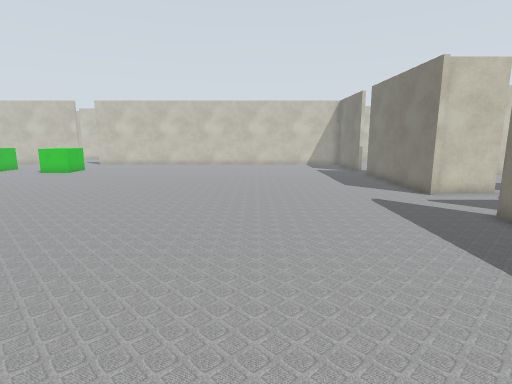
view 1 (above)

20 first-person views from a walk through a robot-simulator world made for Gazebo. The camera is 1.2 m above the floor, tilts 10° down and sees 80° across. The lines on the ground mark 1 m squares. The floor is counted in squares, 0.5 m on a side. Each view is taken from the middle of a square. On the plan, view 1 faces up. The plan holds only what a view shows up to about 18 squares ahead; the rest is blank. The place goes on beyond the plan.

view 2
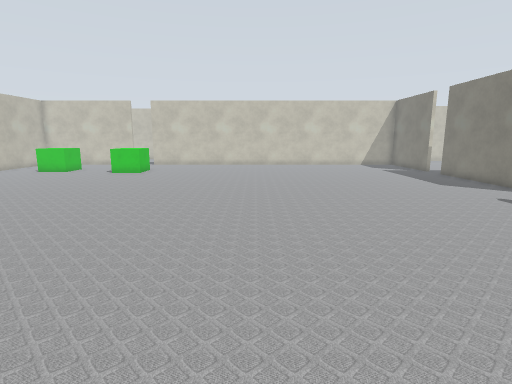

view 3
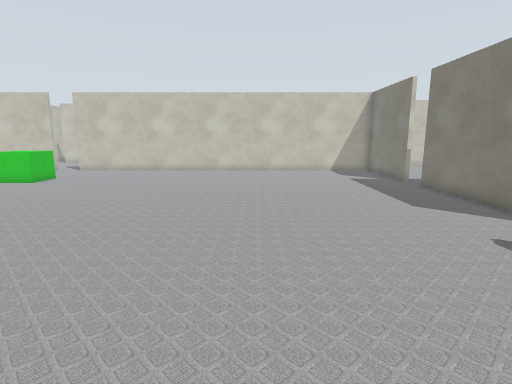

view 4
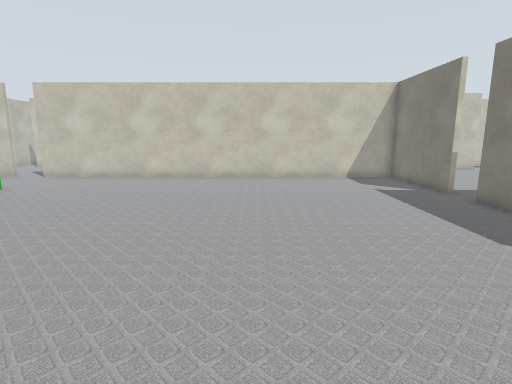

view 5
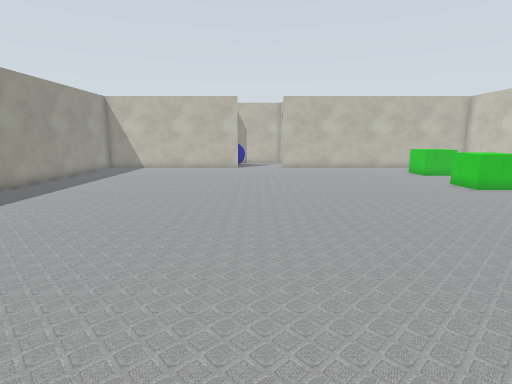

view 6
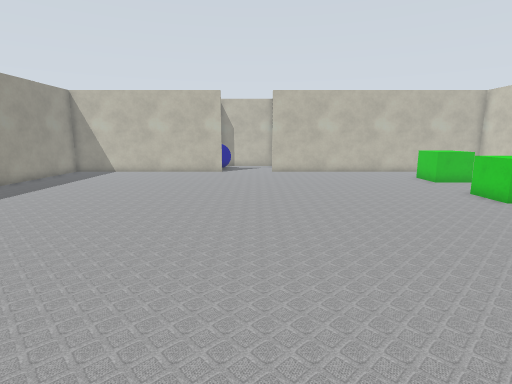

view 7
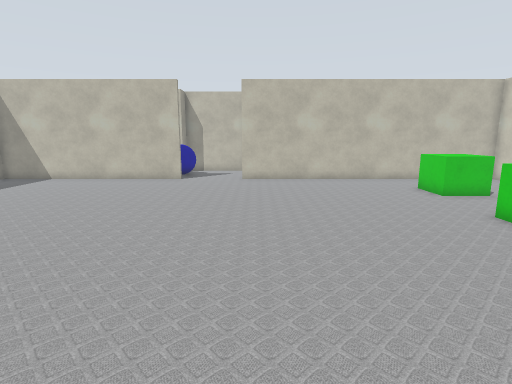

view 8
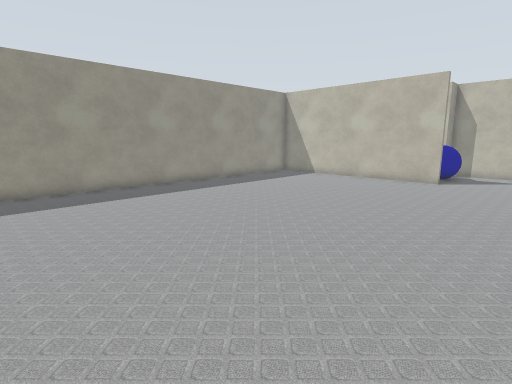

view 9
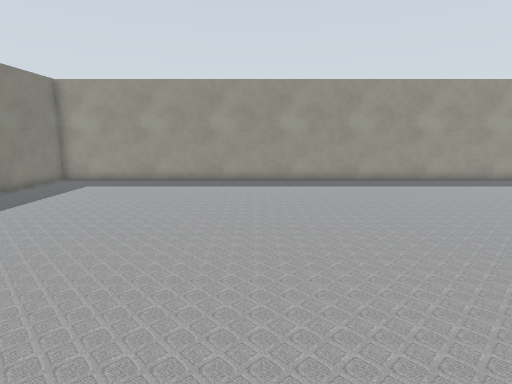

view 10
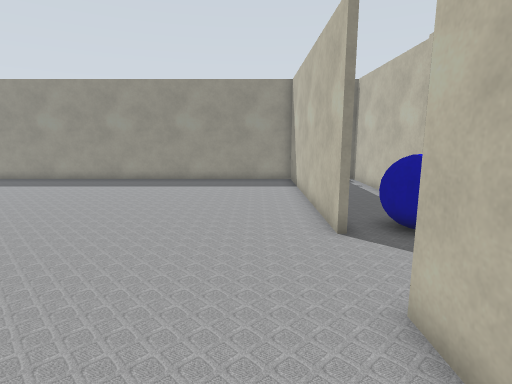

view 11
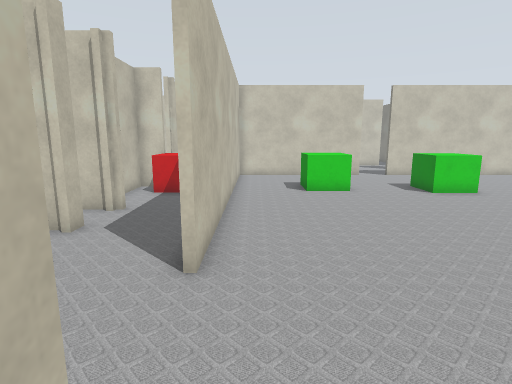

view 12
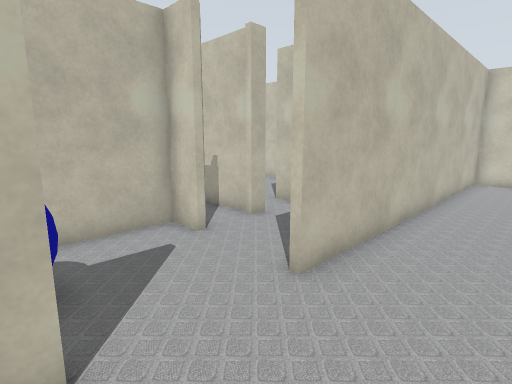

view 13
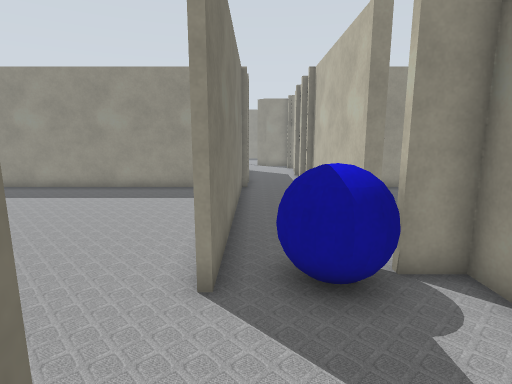

view 14
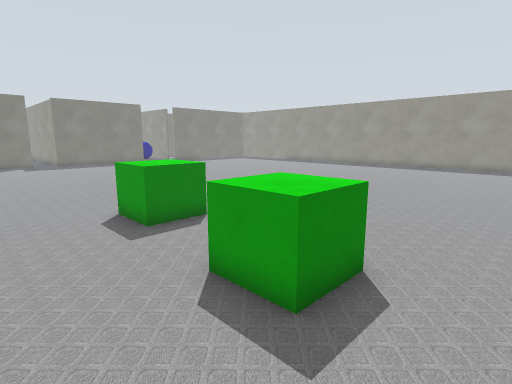

view 15
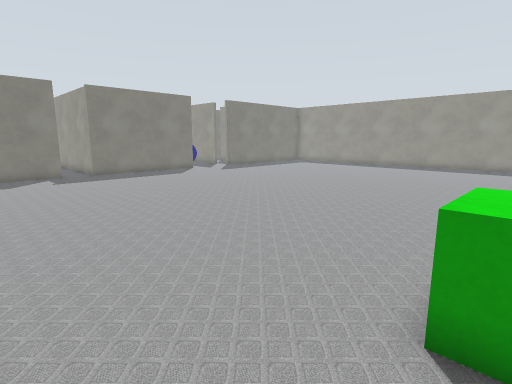

view 16
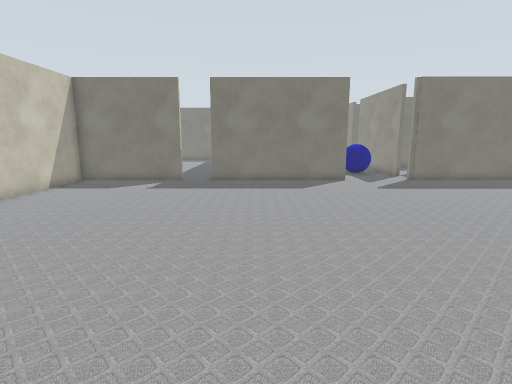

view 17
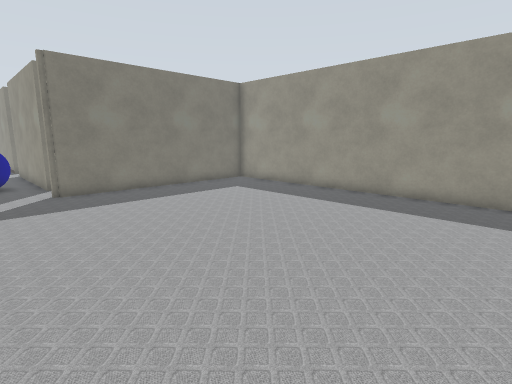

view 18
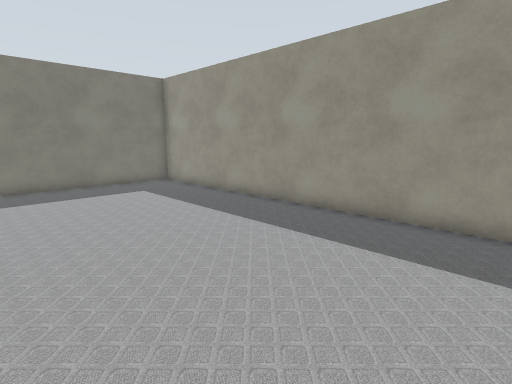

view 19
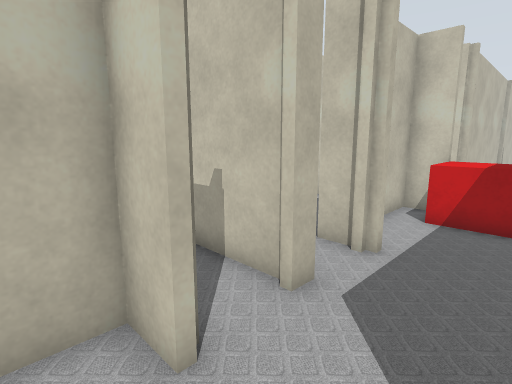

view 20
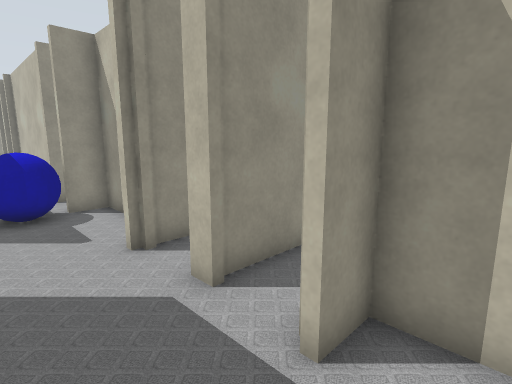

### Floor plan
Points are (right, up) in squares from view 1. A wall is a line through its corners. A room is listed if a view was taken in it or the views show most of it. See-through windows are left out.
Room 1 (views 1, 2, 3, 4, 5, 6, 7, 8, 9, 10, 11, 12, 14, 15, 16, 17, 18)
walls: (7.4, 12.8) (7.4, 20.6); (8.5, 13.4) (7.9, 13.4); (-24.1, 9.6) (-24.1, -1) (7.4, -1) (7.4, 9.2); (7.4, 22.2) (7.4, 27.5); (-24.1, 27.5) (-24.1, 13.1)
ways out: opening at (-24, 11.5) to room 3
objects: green box (-21, 22) to (-19, 24); green box (-15, 21) to (-13, 23)
Room 2 (views 13, 20)
walls: (-27.5, 23.2) (-28.8, 23.2) (-28.8, 18.4) (-27.5, 18.4); (-27.8, 16.2) (-27.8, 15.5)
ways out: opening at (-26, 14) to room 3; opening at (-28.5, 16)
objects: other object (-28, 21) to (-26, 23)
Room 3 (view 19)
walls: (-27.5, 13.4) (-28.8, 13.4) (-28.8, 8.9) (-27.5, 8.9); (-24.3, 7.4) (-24.3, 9.6)
ways out: opening at (-24, 11.5) to room 1; opening at (-26, 14) to room 2; opening at (-26, 8.5)
objects: blue ball (-27, 9) to (-25, 10)

Positions as (right, up) in squares from view 1, and headings:
1: (0, 0), facing up
2: (-5, 0), facing up
3: (-1, 5), facing up
4: (-1, 9), facing up
5: (1, 11), facing left
6: (-2, 12), facing left
7: (-6, 14), facing left
8: (-6, 14), facing down-left
9: (-4, 17), facing down
10: (-22, 17), facing down
11: (-23, 8), facing up
12: (-21, 9), facing up-left
13: (-25, 14), facing down
14: (-23, 27), facing down-right
15: (-14, 27), facing down-right
16: (-10, 18), facing right
17: (-7, 12), facing down-right
18: (-9, 8), facing down-right
19: (-25, 12), facing up-left
20: (-25, 20), facing down-left
